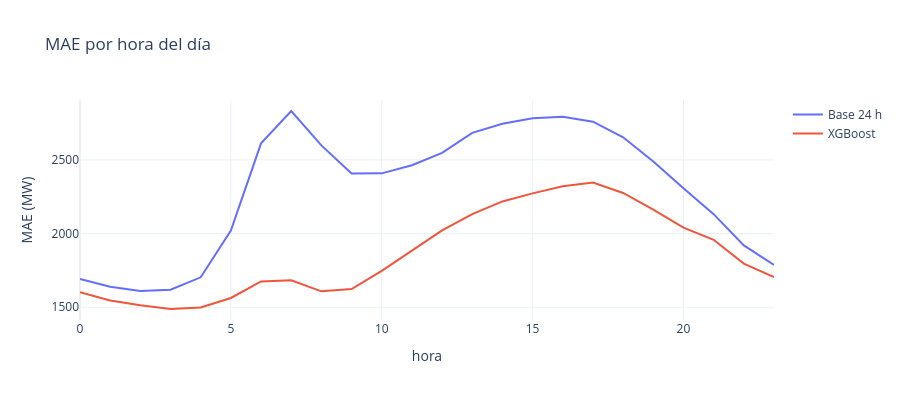

Notebook cell for this chart:
### Markdown cell above
## 7. Análisis de errores

Error absoluto medio (MAE, en MW) del modelo base y de XGBoost según la hora, el mes y el tipo de día.

### 7.1 Por hora del día

### Code cell
mae_hora = resultados.groupby('hora')[['error_base_24h', 'error_xgboost']].mean()
mae_hora.columns = ['Base 24 h', 'XGBoost']

fig = px.line(mae_hora, title='MAE por hora del día', labels={'value': 'MAE (MW)'}, height=400)
fig.update_layout(legend_title_text='')
fig.show()

### Figure 1 — Plotly figure (JSON) as saved in the notebook; plotly's stock layout.template omitted (floating-point values rounded to 4 significant figures)
{"data": [{"hovertemplate": "variable=Base 24 h<br>hora=%{x}<br>MAE (MW)=%{y}<extra></extra>", "legendgroup": "Base 24 h", "line": {"color": "#636efa", "dash": "solid"}, "marker": {"symbol": "circle"}, "mode": "lines", "name": "Base 24 h", "orientation": "v", "showlegend": true, "type": "scatter", "x": [0, 1, 2, 3, 4, 5, 6, 7, 8, 9, 10, 11, 12, 13, 14, 15, 16, 17, 18, 19, 20, 21, 22, 23], "xaxis": "x", "y": [1693.0, 1639.0, 1611.0, 1619.0, 1703.0, 2021.0, 2612.0, 2831.0, 2598.0, 2408.0, 2408.0, 2463.0, 2548.0, 2683.0, 2745.0, 2783.0, 2792.0, 2759.0, 2653.0, 2489.0, 2307.0, 2132.0, 1919.0, 1787.0], "yaxis": "y"}, {"hovertemplate": "variable=XGBoost<br>hora=%{x}<br>MAE (MW)=%{y}<extra></extra>", "legendgroup": "XGBoost", "line": {"color": "#EF553B", "dash": "solid"}, "marker": {"symbol": "circle"}, "mode": "lines", "name": "XGBoost", "orientation": "v", "showlegend": true, "type": "scatter", "x": [0, 1, 2, 3, 4, 5, 6, 7, 8, 9, 10, 11, 12, 13, 14, 15, 16, 17, 18, 19, 20, 21, 22, 23], "xaxis": "x", "y": [1602.0, 1546.0, 1513.0, 1488.0, 1498.0, 1563.0, 1676.0, 1683.0, 1608.0, 1623.0, 1746.0, 1883.0, 2021.0, 2132.0, 2218.0, 2273.0, 2321.0, 2346.0, 2275.0, 2162.0, 2040.0, 1957.0, 1797.0, 1705.0], "yaxis": "y"}], "layout": {"height": 400, "legend": {"title": {"text": ""}, "tracegroupgap": 0}, "title": {"text": "MAE por hora del día"}, "xaxis": {"anchor": "y", "domain": [0, 1], "title": {"text": "hora"}}, "yaxis": {"anchor": "x", "domain": [0, 1], "title": {"text": "MAE (MW)"}}}}
